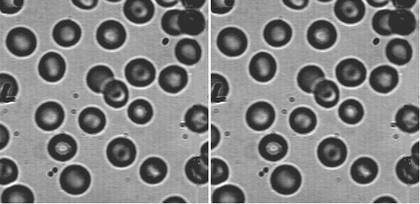
%> input picture aula-1/blood0.PNG, 420 x 204 px, shrunk from 548 x 266 before the run, given in place of arteriaBMP.bmp, which was not available
$ octave aula_2.m   (GNU Octave 9; MATLAB toolbox functions it lacks are replaced by stand-ins)
%> lines starting %> are read from the running program, lines starting %| are printed output that depends on the picture; pictures that were not available may be replaced by others from this repository, and a replacement may not be noted
%%  Ronaldo Sena
%   ronaldo.sena@outlook.com
%   September 2017
%   Use it as you please. If we meet some day, and you think
%   this stuff was helpful, you can buy me a beer

% Caminho a partir desta pasta para a pasta onde estão as imagens
% utilizadas
addpath('../../datasets')

%%  First part
clear;
clc;
close all;

fileName = {'arteriaBMP.bmp','blood0.PNG','blood1.PNG','pe.jpg'};
inImages = {uint8(1:length(fileName))};
outImages = {uint8(1:length(fileName))};
brightness = 100;
maskSize = {3,7,25};

for i = 1:length(maskSize)
    filter{i} = fspecial('average',maskSize{i});
end
for i = 1:length(fileName)
    inImages{i} = imread(fileName{i});
    figure(i);
    set(figure(i), 'Position', get(0, 'Screensize'));
    subplot(2,length(maskSize)+1,1)
    imshow(inImages{i});
    title('Original')
    subplot(2,length(maskSize)+1,length(maskSize)+2)
    imhist(inImages{i});
    title('Histograma original')

    for j = 1:length(maskSize)
        outImages{i,j} = imfilter(inImages{i},filter{j});
        subplot(2,length(maskSize)+1,(j+1))
        imshow(outImages{i,j});
        title(['Máscara de ',int2str(maskSize{j}),'x',int2str(maskSize{j})])
        subplot(2,length(maskSize)+1,j+length(maskSize)+2)
        imhist(outImages{i,j});
        title(['Histograma com máscara de ',int2str(maskSize{j}),'x',int2str(maskSize{j})])
    end
%> this loop made 3 passes
%> pass 1, `imshow(outImages{i,j});`:
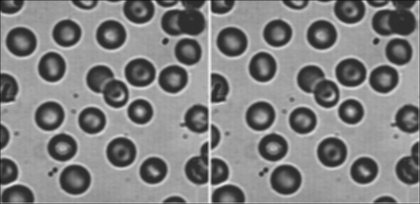
%> displayed picture: size 204x420x3, on the screen's scale of 0 to 255; min 20, max 239, mean 130.3
%> pass 2, `imshow(outImages{i,j});`:
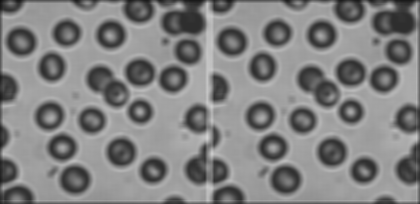
%> displayed picture: size 204x420x3, on the screen's scale of 0 to 255; min 17, max 210, mean 129.3
%> after the loop, outImages = 3 items
%> after the loop:
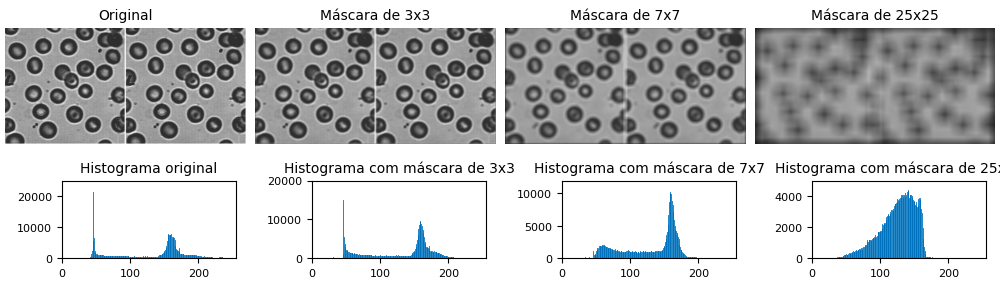
%> figure redrawn from the program's plot data, 8 panels
%> pass 3 of the loop `for i = 1:length(fileName)`:
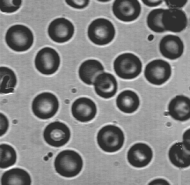
%> input picture aula-1/blood1.PNG, 190 x 185 px
%> the loop `for j = 1:length(maskSize)` made 3 passes
%> pass 2, `imshow(outImages{i,j});`:
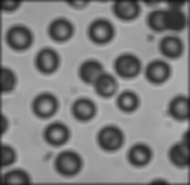
%> displayed picture: size 185x190, on the screen's scale of 0 to 255; min 17, max 189, mean 127.1
%> after the loop `for j = 1:length(maskSize)`: outImages = 9 items
%> after the loop `for j = 1:length(maskSize)`:
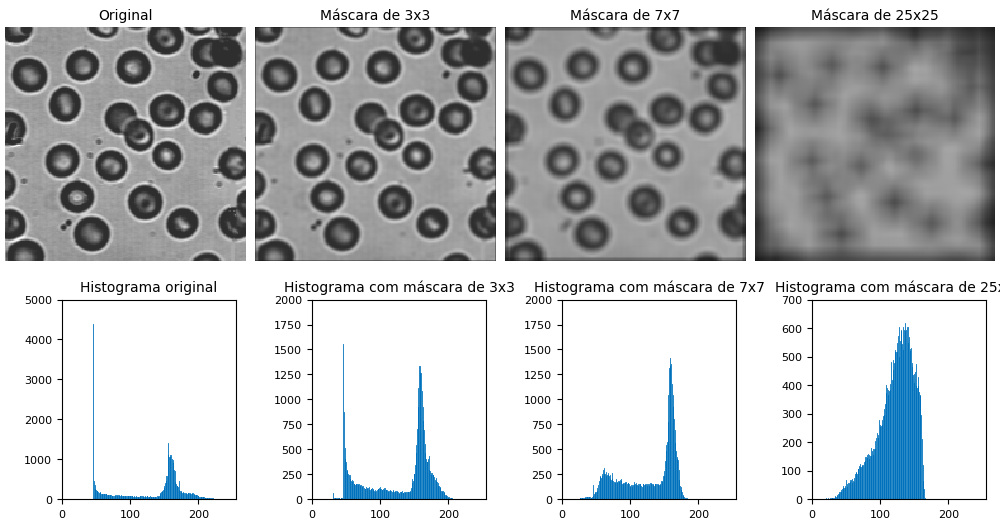
%> figure redrawn from the program's plot data, 8 panels
%> the loop made 4 passes; the first 3 are shown
end
input('Press to continue...');
